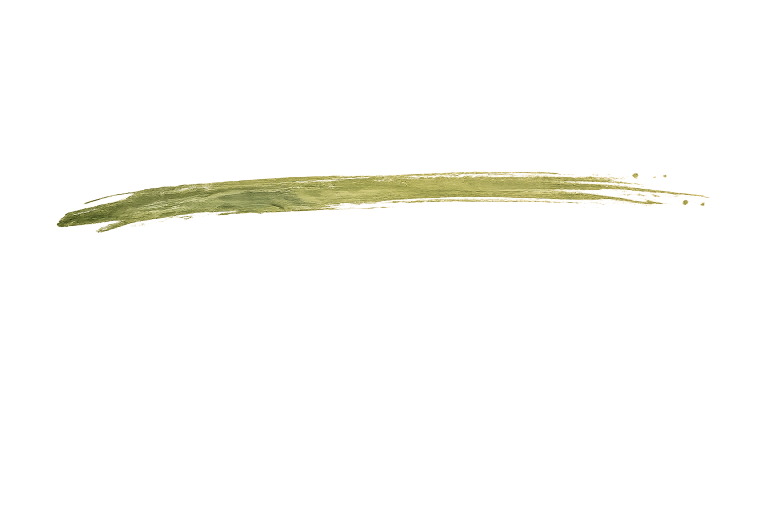
#> input picture ChatGPT Image Jun 11, 2026, 09_56_15 PM.png, 1536 x 1024 px (shown at 1/2 size)
$ python resize-images.py '../ChatGPT Image Jun 11, 2026, 09_56_15 PM.png' ../underline-crop.png
#> lines starting #> are read from the running program, lines starting #| are printed output that depends on the picture
#!/usr/bin/env python3
"""Generate the responsive image variants the site serves for one painting.

    python3 scripts/resize-images.py originals/swaledale.jpg morning-light-over-swaledale

Writes images/paintings/<slug>/<slug>-{400,800,1200,1600}.{jpg,webp} and prints a
ready-to-paste entry for js/paintings-data.js.
"""

import sys
from pathlib import Path

try:
    from PIL import Image, ImageOps
except ImportError:
    sys.exit("Pillow is required:  python3 -m pip install --user Pillow")

WIDTHS = (400, 800, 1200, 1600)
JPEG_QUALITY = 82
WEBP_QUALITY = 80
ROOT = Path(__file__).resolve().parent.parent


def slugify(value):
    cleaned = "".join(c.lower() if c.isalnum() else "-" for c in value)
    return "-".join(part for part in cleaned.split("-") if part)


def main():
    if len(sys.argv) < 2:
        sys.exit(__doc__)

    source = Path(sys.argv[1]).expanduser()
    if not source.is_file():
        sys.exit(f"No such file: {source}")

    slug = slugify(sys.argv[2]) if len(sys.argv) > 2 else slugify(source.stem)
    out_dir = ROOT / "images" / "paintings" / slug
    out_dir.mkdir(parents=True, exist_ok=True)

    # exif_transpose honours the camera's rotation flag, which phones set and
    # Pillow otherwise ignores. Without it, portrait photos come out sideways.
    image = ImageOps.exif_transpose(Image.open(source)).convert("RGB")
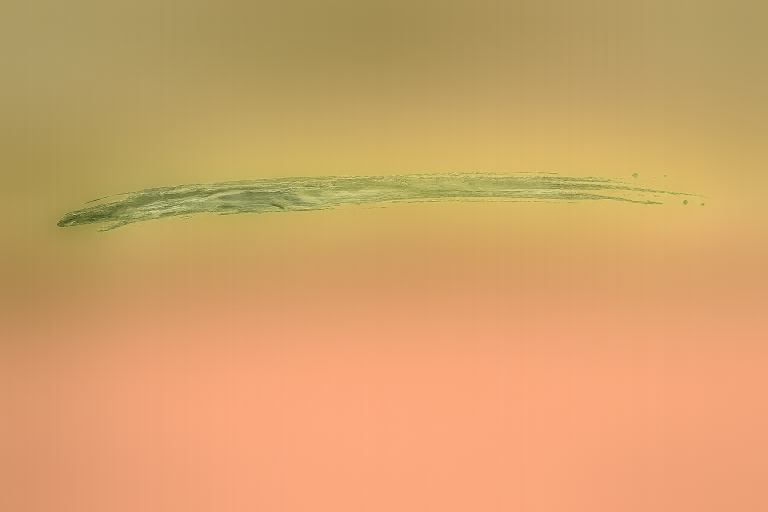
#> image: PIL image 1536x1024 RGB (shown at 1/2 size); mean R, G, B 210.7, 161.9, 106.1
    src_w, src_h = image.size
#> src_w = 1536; src_h = 1024
    aspect = src_h / src_w
#> aspect = 0.667

    widths = [w for w in WIDTHS if w <= src_w]
#> widths = [400, 800, 1200]
    # Never upscale, but don't throw away resolution either: if the photo falls
    # between the standard steps, keep its native size as the largest variant.
    if src_w < max(WIDTHS) and src_w not in widths:
        widths.append(src_w)
    widths = sorted(widths) or [src_w]
#> widths = [400, 800, 1200, 1536]

    for width in widths:
        resized = image.resize((width, round(width * aspect)), Image.LANCZOS)
        resized.save(out_dir / f"{slug}-{width}.jpg", "JPEG",
                     quality=JPEG_QUALITY, optimize=True, progressive=True)
        resized.save(out_dir / f"{slug}-{width}.webp", "WEBP", quality=WEBP_QUALITY)
        print(f"  wrote {slug}-{width}.jpg / .webp")
#> this loop made 4 passes
#> pass 1, in main, `resized = image.resize((width, round(width * aspect)), Image.LANCZOS)`:
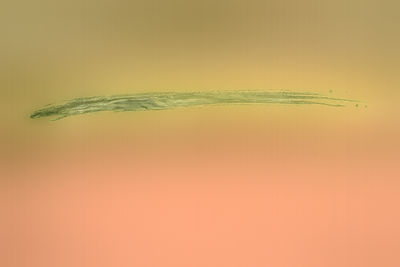
#> resized: PIL image 400x267 RGB; mean R, G, B 210.7, 161.9, 106.1

    largest = max(widths)
#> largest = 1536

    print(f"\nAdd this to js/paintings-data.js:\n")
    print("  {")
    print(f'    slug: "{slug}",')
    print(f'    title: "{slug.replace("-", " ").title()}",')
    print("    year: 2025,")
    print('    medium: "Oil on canvas",')
    print('    dimensions: "00 x 00 cm",')
    print('    series: "",')
    print("    featured: false,")
    print(f"    width: {largest},")
#|     width: 1536,
    print(f"    height: {round(largest * aspect)},")
#|     height: 1024,
    print(f"    widths: {list(widths)},")
#|     widths: [400, 800, 1200, 1536],
    print('    alt: "TODO, describe what the painting shows.",')
    print("  },")


if __name__ == "__main__":
    main()
